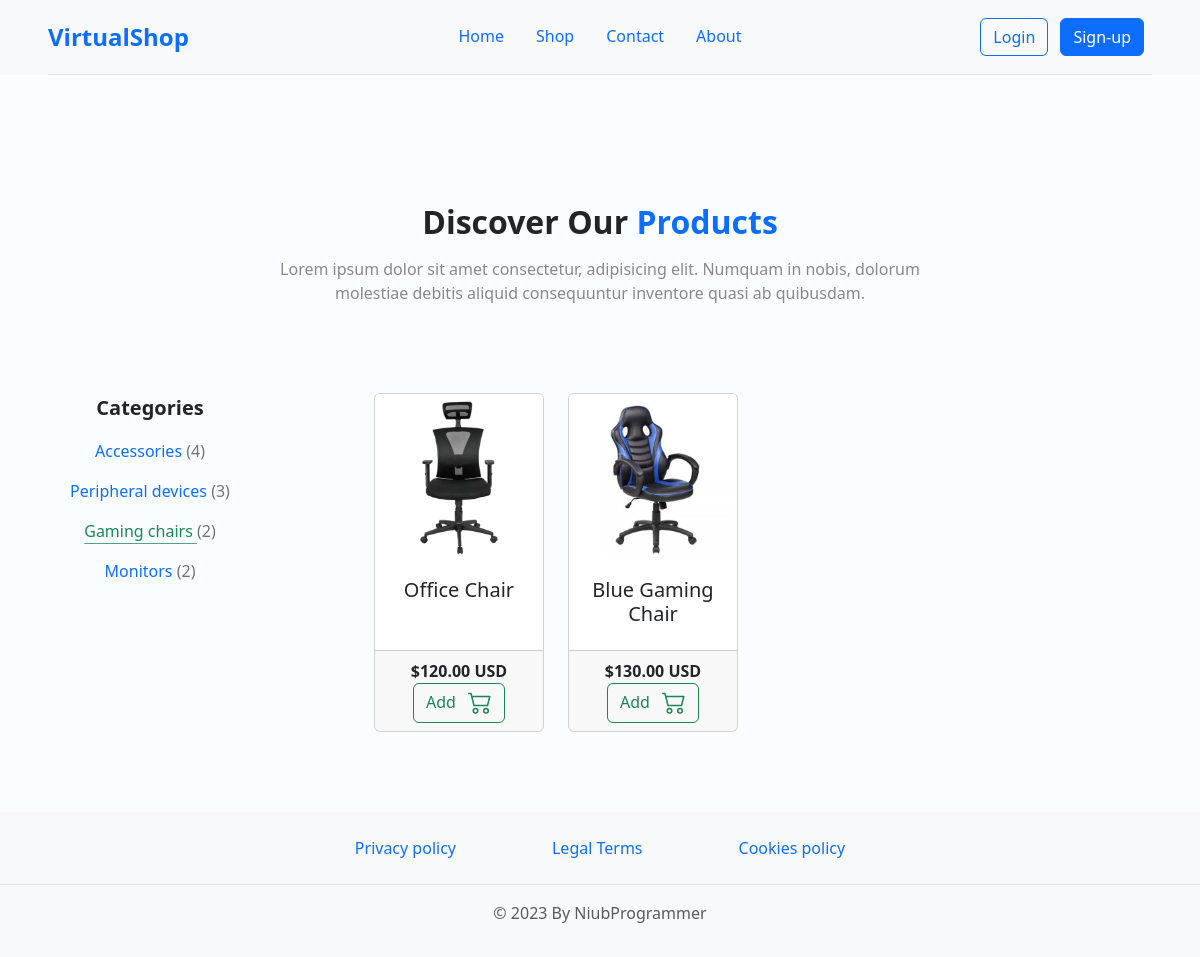
The page /shop/category/3/ on the database as committed earlier.
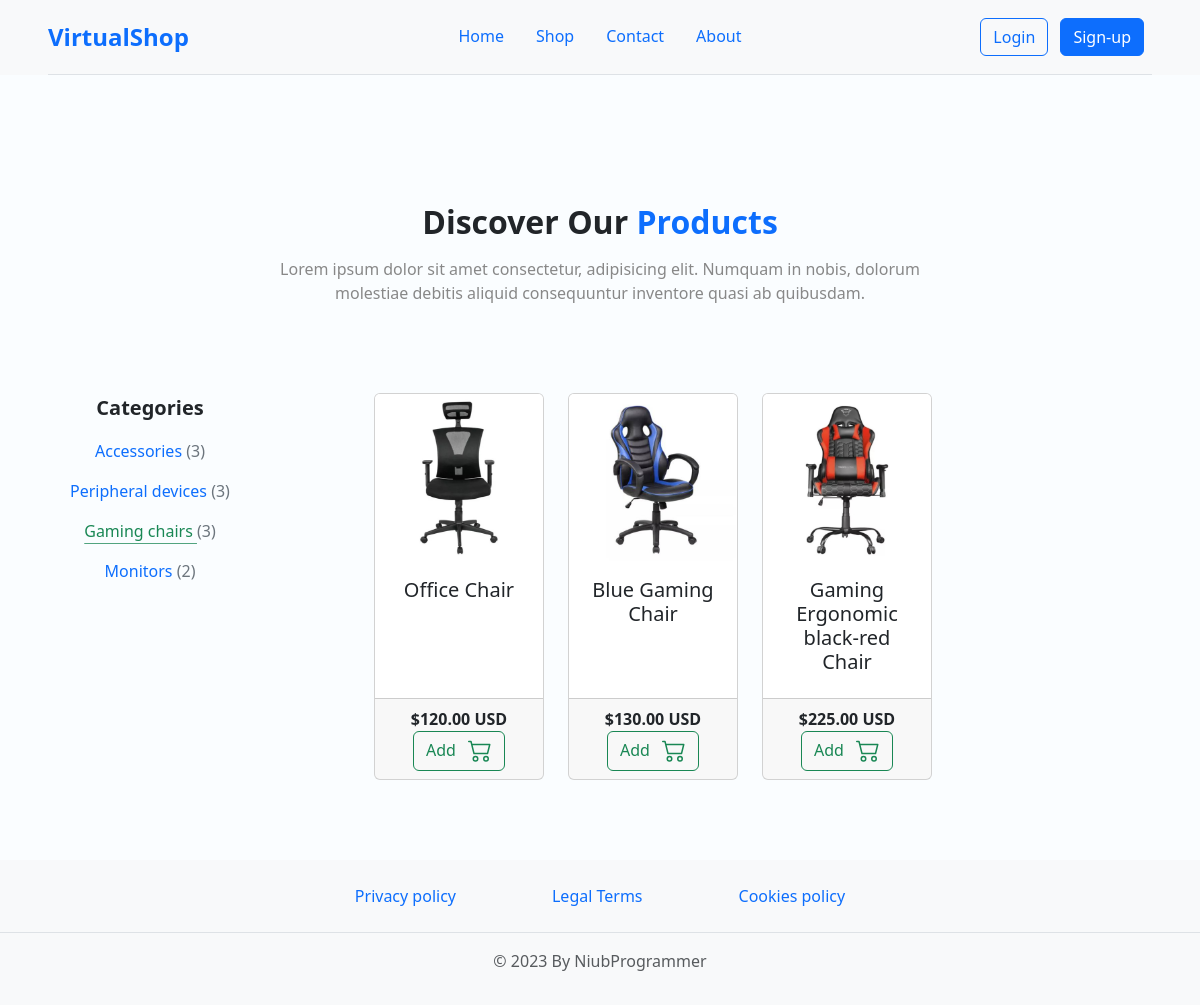
The same page on the database as committed later.
### shop_app/models.py (models this page shows, shortened)
class Category(models.Model):
    title = models.CharField(max_length=50)
    created_at = models.DateTimeField(auto_now_add=True)
    updated_at = models.DateTimeField(auto_now=True)
    def get_product_count(self):
        return self.product_set.count()
    class Meta:
        verbose_name = 'Category'
        verbose_name_plural = 'Categories'

class Product(models.Model):
    title = models.CharField(max_length=50)
    category = models.ForeignKey(Category, on_delete=models.CASCADE)
    image = models.ImageField(upload_to='shop_app/img', null=True, blank=True)
    price = models.DecimalField(decimal_places=2, max_digits=1000)
    available = models.BooleanField(default=False)
    created_at = models.DateTimeField(auto_now_add=True)
    updated_at = models.DateTimeField(auto_now=True)
    class Meta:
        verbose_name = 'Product'
        verbose_name_plural = 'Products'

### shop_app/views.py (the view)
# urls.py: path('category/<int:category_id>/', views.product_by_category, name='product_by_category'),
def product_by_category(request, category_id):
    category = Category.objects.get(id=category_id)
    products = Product.objects.filter(category=category)
    categories = Category.objects.all()
    return render(request, 'shop_app/shop.html', {'products': products, 'categories': categories, 'selected_category': category})

### shopping_cart_app/context_processor.py (called while the page is built)
def import_total_price(request, total = 0):
    if request.user.is_authenticated:
        for key, value in request.session["cart"].items():
            total += (float(value["price"]))
    else:
        total = 0
    return {"import_total_price": total}

### shop_app/templates/shop_app/shop.html (shortened to what this page needs)
{% extends 'web_project_app/base.html' %} {% load static %} {% block content %}
<div class="container">
    <div class="row">
        <div class="col"></div>
        <div class="col-md-8 px-5 my-5 text-center">
            <h1 class="fs-2 fw-bold mb-md-3 mb-4">Discover Our <span class="text-primary">Products</span></h1>
            <p class="p-gray">Lorem ipsum dolor sit amet consectetur, adipisicing elit. Numquam in nobis, dolorum molestiae debitis aliquid consequuntur inventore quasi ab quibusdam.</p>
        </div>
        <div class="col"></div>
    </div>
</div>
<div class="container-fluid text-center border-header">
    <div class="row">
        <div class="col-md-2 mx-auto mt-4">
            <p class="fw-semibold fs-5">Categories</p>
            {% for category in categories %}
                <div class="my-3">
                    <a
                        href="{% url 'product_by_category' category.id %}"
                        class="d-inline link-underline-opacity-{% if category == selected_category %}75 link-success link-offset-3{% else %}0 link-primary{% endif %}">
                        {{ category.title }}
                    </a>
                    <p class="d-inline text-secondary">({{ category.get_product_count }})</p>
                    </div>
            {% endfor %}
        </div>
        <div class="col-md-8 row mx-auto mt-0 row-cols-1 row-cols-md-2 row-cols-xl-4 g-4">
            {% for product in products %}
                <div class="col">
                    <div class="card h-100">
                        <img src="{{ product.image.url }}" class="img-fluid card-img-top" alt="Product image">
                        <div class="card-body">
                            <h5 class="card-title">{{ product.title }}</h5>
                        </div>
                        <div class="card-footer row mx-0">
                            <p class="col m-auto fw-semibold">${{ product.price }} USD</p>
                            <div class="col">
                                <a class="btn btn-outline-success" href="{% url 'shopping_cart_app:add' product.id %}">
                                    <span class="me-2">Add</span>
                                </a>
                            </div>
                        </div>
                    </div>
                </div>
            {% endfor %}
        </div>
    </div>
</div>
{% endblock %}

Rows that differ between the two databases and show on the page:
computed for Category "Accessories": get_product_count "4" → "3"
computed for Category "Gaming chairs": get_product_count "2" → "3"
now on this page (row edited): Product: image (picture), title "Gaming Ergonomic black-red Chair", price "225.00"
